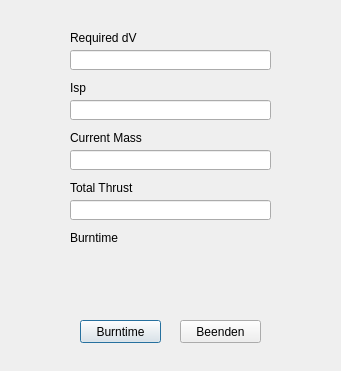
<?xml version="1.0" encoding="UTF-8"?>
<ui version="4.0">
 <class>burntimeCalculator</class>
 <widget class="QDialog" name="burntimeCalculator">
  <property name="geometry">
   <rect>
    <x>0</x>
    <y>0</y>
    <width>341</width>
    <height>371</height>
   </rect>
  </property>
  <property name="windowTitle">
   <string>Burntime Calculator</string>
  </property>
  <property name="windowIcon">
   <iconset>
    <normaloff>../deltaV/icon/Objects-Rocket-icon.ico</normaloff>../deltaV/icon/Objects-Rocket-icon.ico</iconset>
  </property>
  <property name="windowOpacity">
   <double>1.000000000000000</double>
  </property>
  <widget class="QPushButton" name="calculate_button">
   <property name="geometry">
    <rect>
     <x>80</x>
     <y>320</y>
     <width>81</width>
     <height>23</height>
    </rect>
   </property>
   <property name="text">
    <string>Burntime</string>
   </property>
  </widget>
  <widget class="QLineEdit" name="requiredv">
   <property name="geometry">
    <rect>
     <x>70</x>
     <y>50</y>
     <width>201</width>
     <height>20</height>
    </rect>
   </property>
  </widget>
  <widget class="QLineEdit" name="isp">
   <property name="geometry">
    <rect>
     <x>70</x>
     <y>100</y>
     <width>201</width>
     <height>20</height>
    </rect>
   </property>
  </widget>
  <widget class="QLabel" name="label_1">
   <property name="geometry">
    <rect>
     <x>70</x>
     <y>30</y>
     <width>201</width>
     <height>16</height>
    </rect>
   </property>
   <property name="text">
    <string>Required dV</string>
   </property>
  </widget>
  <widget class="QLabel" name="label_2">
   <property name="geometry">
    <rect>
     <x>70</x>
     <y>80</y>
     <width>201</width>
     <height>16</height>
    </rect>
   </property>
   <property name="text">
    <string>Isp</string>
   </property>
  </widget>
  <widget class="QLabel" name="label_3">
   <property name="geometry">
    <rect>
     <x>70</x>
     <y>130</y>
     <width>201</width>
     <height>16</height>
    </rect>
   </property>
   <property name="text">
    <string>Current Mass</string>
   </property>
  </widget>
  <widget class="QLineEdit" name="currentmass">
   <property name="geometry">
    <rect>
     <x>70</x>
     <y>150</y>
     <width>201</width>
     <height>20</height>
    </rect>
   </property>
  </widget>
  <widget class="QPushButton" name="exit_button">
   <property name="geometry">
    <rect>
     <x>180</x>
     <y>320</y>
     <width>81</width>
     <height>23</height>
    </rect>
   </property>
   <property name="text">
    <string>Beenden</string>
   </property>
  </widget>
  <widget class="QLabel" name="label_4">
   <property name="geometry">
    <rect>
     <x>70</x>
     <y>180</y>
     <width>201</width>
     <height>16</height>
    </rect>
   </property>
   <property name="text">
    <string>Total Thrust</string>
   </property>
  </widget>
  <widget class="QLabel" name="burntimeoutput">
   <property name="geometry">
    <rect>
     <x>70</x>
     <y>250</y>
     <width>201</width>
     <height>21</height>
    </rect>
   </property>
   <property name="baseSize">
    <size>
     <width>0</width>
     <height>0</height>
    </size>
   </property>
   <property name="acceptDrops">
    <bool>false</bool>
   </property>
   <property name="frameShadow">
    <enum>QFrame::Plain</enum>
   </property>
   <property name="lineWidth">
    <number>1</number>
   </property>
   <property name="text">
    <string/>
   </property>
  </widget>
  <widget class="QLineEdit" name="totalthrust">
   <property name="geometry">
    <rect>
     <x>70</x>
     <y>200</y>
     <width>201</width>
     <height>20</height>
    </rect>
   </property>
  </widget>
  <widget class="QLabel" name="label_5">
   <property name="geometry">
    <rect>
     <x>70</x>
     <y>230</y>
     <width>201</width>
     <height>16</height>
    </rect>
   </property>
   <property name="text">
    <string>Burntime</string>
   </property>
  </widget>
  <widget class="QLabel" name="burntime2output">
   <property name="geometry">
    <rect>
     <x>70</x>
     <y>280</y>
     <width>201</width>
     <height>21</height>
    </rect>
   </property>
   <property name="baseSize">
    <size>
     <width>0</width>
     <height>0</height>
    </size>
   </property>
   <property name="acceptDrops">
    <bool>false</bool>
   </property>
   <property name="frameShadow">
    <enum>QFrame::Plain</enum>
   </property>
   <property name="lineWidth">
    <number>1</number>
   </property>
   <property name="text">
    <string/>
   </property>
  </widget>
 </widget>
 <tabstops>
  <tabstop>requiredv</tabstop>
  <tabstop>isp</tabstop>
  <tabstop>currentmass</tabstop>
  <tabstop>totalthrust</tabstop>
  <tabstop>calculate_button</tabstop>
  <tabstop>exit_button</tabstop>
 </tabstops>
 <resources/>
 <connections/>
</ui>
